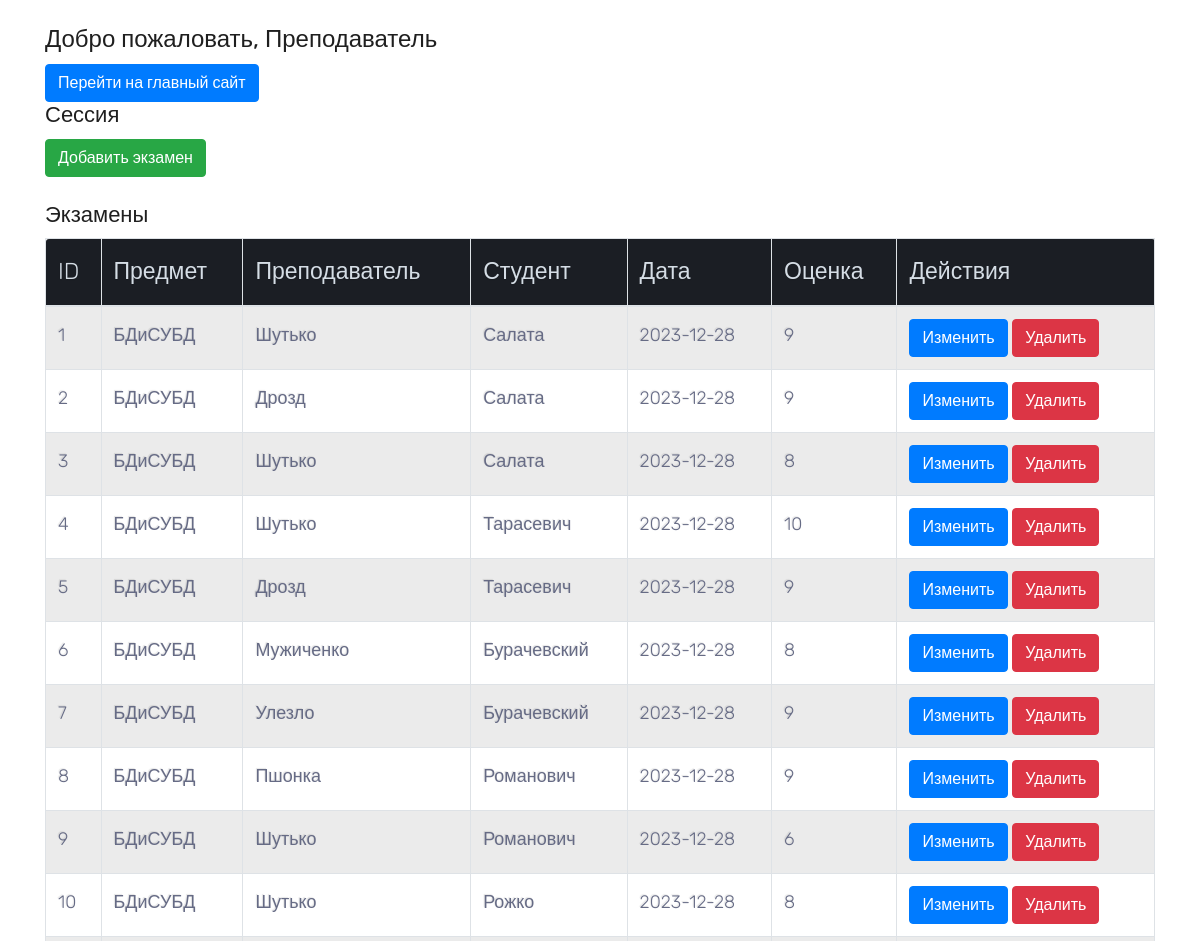
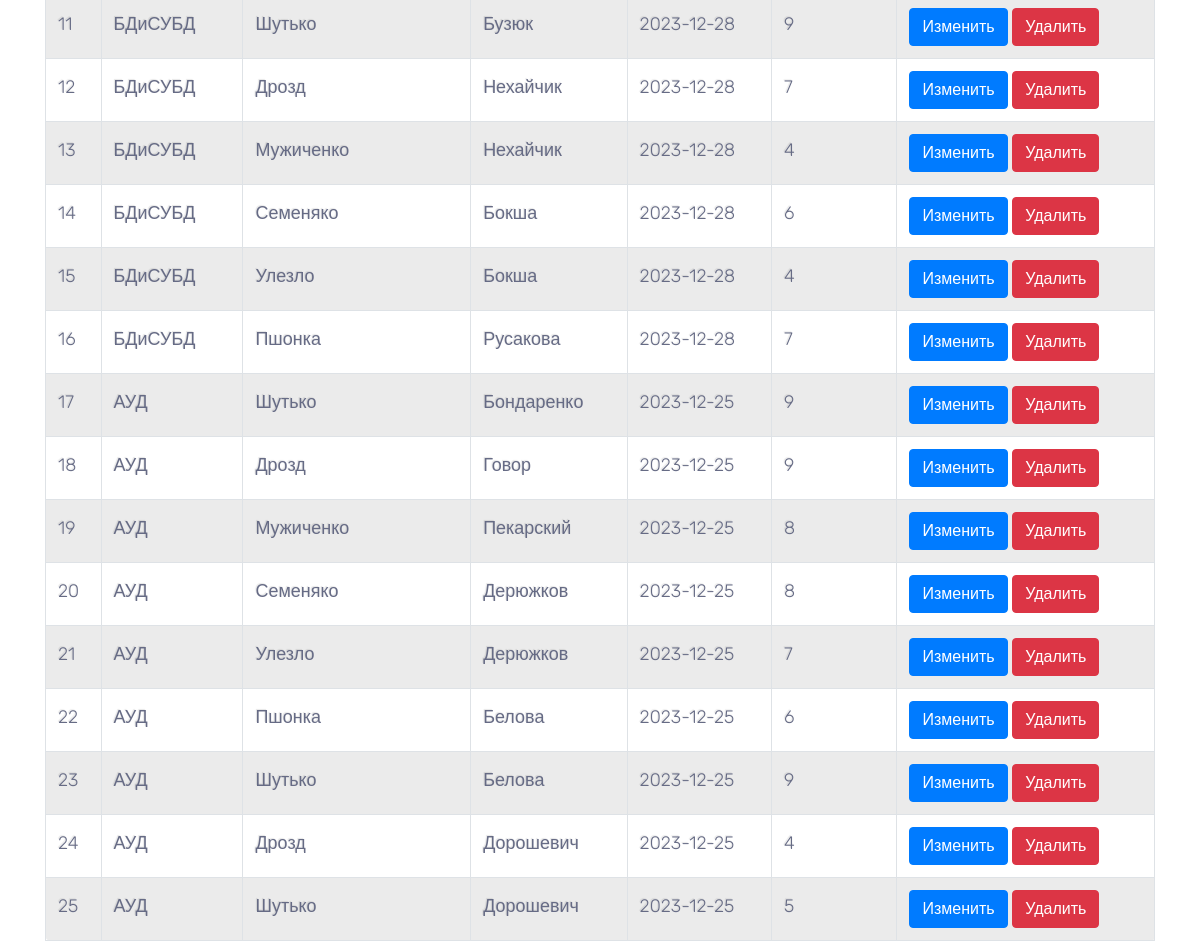
The page /teach.php (signed in) on the database its author committed (2 pictures, top to bottom).
### tables this page shows
CREATE TABLE `exams` (
  `id` int(11) NOT NULL,
  `id_subjects` int(11) DEFAULT NULL,
  `id_teachers` int(11) DEFAULT NULL,
  `id_students` int(11) DEFAULT NULL,
  `date` date DEFAULT NULL,
  `mark` int(11) DEFAULT NULL
);

CREATE TABLE `subjects` (
  `id_subjects` int(11) NOT NULL,
  `name` varchar(100) DEFAULT NULL
);

CREATE TABLE `teachers` (
  `id_teachers` int(11) NOT NULL,
  `name` varchar(100) DEFAULT NULL,
  `secondname` varchar(100) DEFAULT NULL,
  `surname` varchar(100) DEFAULT NULL,
  `bday` date DEFAULT NULL
);

CREATE TABLE `students` (
  `id_students` int(11) NOT NULL,
  `name` varchar(100) DEFAULT NULL,
  `secondname` varchar(100) DEFAULT NULL,
  `surname` varchar(100) DEFAULT NULL,
  `bday` date DEFAULT NULL,
  `id_groups1` int(11) DEFAULT NULL
);

### teach.php (the view, shortened to what this page needs)
<?php
$servername = "localhost";
$username = "romanohe_kollege";
$password = "Qwerty123";
$dbname = "romanohe_kollege";
$conn = new mysqli($servername, $username, $password, $dbname);
$sql_exams = "SELECT exams.id, subjects.name as subject_name, teachers.surname as teacher_name, students.surname as student_name, exams.date, exams.mark, exams.id_subjects, exams.id_teachers, exams.id_students
              FROM exams
              JOIN subjects ON exams.id_subjects = subjects.id_subjects
              JOIN teachers ON exams.id_teachers = teachers.id_teachers
              JOIN students ON exams.id_students = students.id_students";
$result_exams = $conn->query($sql_exams);
?>
<!DOCTYPE html>
<html>
<head>
    <link rel="stylesheet" href="bootstrap/css/bootstrap.min.css" type="text/css">
    <link rel="stylesheet" href="css/style.css" type="text/css">
</head>
<body>
    <div>
        <br>
        <div class="container">
            <h1>Добро пожаловать, Преподаватель</h1>
            <a href="index.php" class="btn btn-primary">Перейти на главный сайт</a>
            <h2>Сессия</h2>
            <button onclick="openAddExamModal()" class="btn btn-success">Добавить экзамен</button>
            <br><br>
            <h2>Экзамены</h2>
            <table class="table table-bordered table-striped">
                <thead>
                    <tr>
                        <th>ID</th>
                        <th>Предмет</th>
                        <th>Преподаватель</th>
                        <th>Студент</th>
                        <th>Дата</th>
                        <th>Оценка</th>
                        <th>Действия</th>
                    </tr>
                </thead>
                <tbody>
                    <?php
                    if ($result_exams->num_rows > 0) {
                        while ($row = $result_exams->fetch_assoc()) {
                            echo "<tr>
                                <td>" . $row["id"] . "</td>
                                <td>" . $row["subject_name"] . "</td>
                                <td>" . $row["teacher_name"] . "</td>
                                <td>" . $row["student_name"] . "</td>
                                <td>" . $row["date"] . "</td>
                                <td>" . $row["mark"] . "</td>
                                <td>
                                    <button onclick='openEditExamModal(" . $row["id"] . ", \"" . $row["subject_name"] . "\", \"" . $row["teacher_name"] . "\", \"" . $row["student_name"] . "\", \"" . $row["date"] . "\", " . $row["mark"] . ")' class='btn btn-primary'>Изменить</button>
                                    <button onclick='openDeleteExamModal(" . $row["id"] . ")' class='btn btn-danger'>Удалить</button>
                                </td>
                            </tr>";
                        }
                    } else {
                        echo "<tr><td colspan='7'>Нет записей об экзаменах</td></tr>";
                    }
                    ?>
                </tbody>
            </table>
        </div>
    </div>
</body>
</html>

### style.css (style rules this page uses)
body { color: #333333; font-size: 14px; font-family: 'Rubik', sans-serif; line-height: 1.80857; }
html, body { height: 100%; }
a { color: #1f1f1f; text-decoration: none !important; outline: none !important; -webkit-transition: all .3s ease-in-out; -moz-transition: all .3s ease-in-out; -ms-transition: all .3s ease-in-out; -o-transition: all .3s ease-in-out; transition: all .3s ease-in-out; }
h1, h2, h3, h4, h5, h6 { letter-spacing: 0; font-weight: normal; position: relative; padding: 0 0 10px 0; font-weight: normal; line-height: 120% !important; color: #1f1f1f; margin: 0 }
h1 { font-size: 24px }
h2 { font-size: 22px }
a { color: #1f1f1f; text-decoration: none; outline: none; }
a, .btn { text-decoration: none !important; outline: none !important; -webkit-transition: all .3s ease-in-out; -moz-transition: all .3s ease-in-out; -ms-transition: all .3s ease-in-out; -o-transition: all .3s ease-in-out; transition: all .3s ease-in-out; }
th { color:#D5DDE5;; background:#1b1e24; border-bottom:4px solid #9ea7af; border-right: 1px solid #343a45; font-size:23px; font-weight: 100; padding:24px; text-align:left; text-shadow: 0 1px 1px rgba(0, 0, 0, 0.1); vertical-align:middle; }
th:first-child { border-top-left-radius:3px; }
th:last-child { border-top-right-radius:3px; border-right:none; }
tr { border-top: 1px solid #C1C3D1; border-bottom-: 1px solid #C1C3D1; color:#666B85; font-size:16px; font-weight:normal; text-shadow: 0 1px 1px rgba(256, 256, 256, 0.1); }
tr:first-child { border-top:none; }
tr:last-child { border-bottom:none; }
tr:nth-child(odd) td { background:#EBEBEB; }
tr:last-child td:first-child { border-bottom-left-radius:3px; }
tr:last-child td:last-child { border-bottom-right-radius:3px; }
td { background:#FFFFFF; padding:20px; text-align:left; vertical-align:middle; font-weight:300; font-size:18px; text-shadow: -1px -1px 1px rgba(0, 0, 0, 0.1); border-right: 1px solid #C1C3D1; }
td:last-child { border-right: 0px; }

### rows shown on the page
exams: id "1", id_subjects.name "БДиСУБД", id_teachers.surname "Шутько", id_students.surname "Салата", date "2023-12-28", mark "9"
exams: id "2", id_subjects.name "БДиСУБД", id_teachers.surname "Дрозд", id_students.surname "Салата", date "2023-12-28", mark "9"
exams: id "3", id_subjects.name "БДиСУБД", id_teachers.surname "Шутько", id_students.surname "Салата", date "2023-12-28", mark "8"
exams: id "4", id_subjects.name "БДиСУБД", id_teachers.surname "Шутько", id_students.surname "Тарасевич", date "2023-12-28", mark "10"
exams: id "5", id_subjects.name "БДиСУБД", id_teachers.surname "Дрозд", id_students.surname "Тарасевич", date "2023-12-28", mark "9"
exams: id "6", id_subjects.name "БДиСУБД", id_teachers.surname "Мужиченко", id_students.surname "Бурачевский", date "2023-12-28", mark "8"
exams: id "7", id_subjects.name "БДиСУБД", id_teachers.surname "Улезло", id_students.surname "Бурачевский", date "2023-12-28", mark "9"
exams: id "8", id_subjects.name "БДиСУБД", id_teachers.surname "Пшонка", id_students.surname "Романович", date "2023-12-28", mark "9"
exams: id "9", id_subjects.name "БДиСУБД", id_teachers.surname "Шутько", id_students.surname "Романович", date "2023-12-28", mark "6"
exams: id "10", id_subjects.name "БДиСУБД", id_teachers.surname "Шутько", id_students.surname "Рожко", date "2023-12-28", mark "8"
exams: id "11", id_subjects.name "БДиСУБД", id_teachers.surname "Шутько", id_students.surname "Бузюк", date "2023-12-28", mark "9"
exams: id "12", id_subjects.name "БДиСУБД", id_teachers.surname "Дрозд", id_students.surname "Нехайчик", date "2023-12-28", mark "7"
exams: id "13", id_subjects.name "БДиСУБД", id_teachers.surname "Мужиченко", id_students.surname "Нехайчик", date "2023-12-28", mark "4"
exams: id "14", id_subjects.name "БДиСУБД", id_teachers.surname "Семеняко", id_students.surname "Бокша", date "2023-12-28", mark "6"
exams: id "15", id_subjects.name "БДиСУБД", id_teachers.surname "Улезло", id_students.surname "Бокша", date "2023-12-28", mark "4"
exams: id "16", id_subjects.name "БДиСУБД", id_teachers.surname "Пшонка", id_students.surname "Русакова", date "2023-12-28", mark "7"
exams: id "17", id_subjects.name "АУД", id_teachers.surname "Шутько", id_students.surname "Бондаренко", date "2023-12-25", mark "9"
exams: id "18", id_subjects.name "АУД", id_teachers.surname "Дрозд", id_students.surname "Говор", date "2023-12-25", mark "9"
exams: id "19", id_subjects.name "АУД", id_teachers.surname "Мужиченко", id_students.surname "Пекарский", date "2023-12-25", mark "8"
exams: id "20", id_subjects.name "АУД", id_teachers.surname "Семеняко", id_students.surname "Дерюжков", date "2023-12-25", mark "8"
exams: id "21", id_subjects.name "АУД", id_teachers.surname "Улезло", id_students.surname "Дерюжков", date "2023-12-25", mark "7"
exams: id "22", id_subjects.name "АУД", id_teachers.surname "Пшонка", id_students.surname "Белова", date "2023-12-25", mark "6"
exams: id "23", id_subjects.name "АУД", id_teachers.surname "Шутько", id_students.surname "Белова", date "2023-12-25", mark "9"
exams: id "24", id_subjects.name "АУД", id_teachers.surname "Дрозд", id_students.surname "Дорошевич", date "2023-12-25", mark "4"
exams: id "25", id_subjects.name "АУД", id_teachers.surname "Шутько", id_students.surname "Дорошевич", date "2023-12-25", mark "5"
